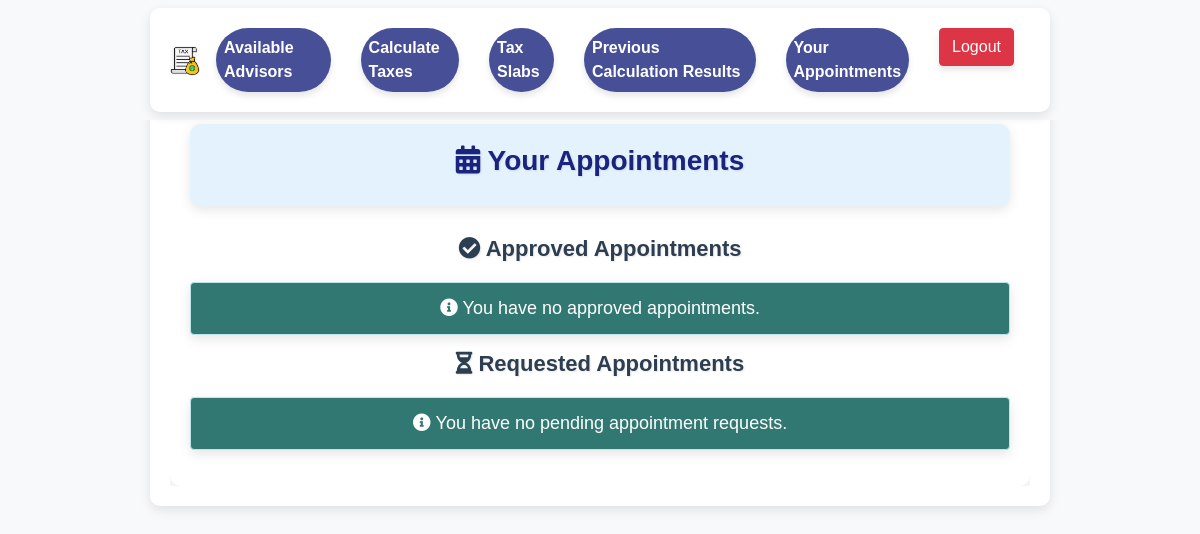
Before: /user-appointments/ (signed in) with the older database file.
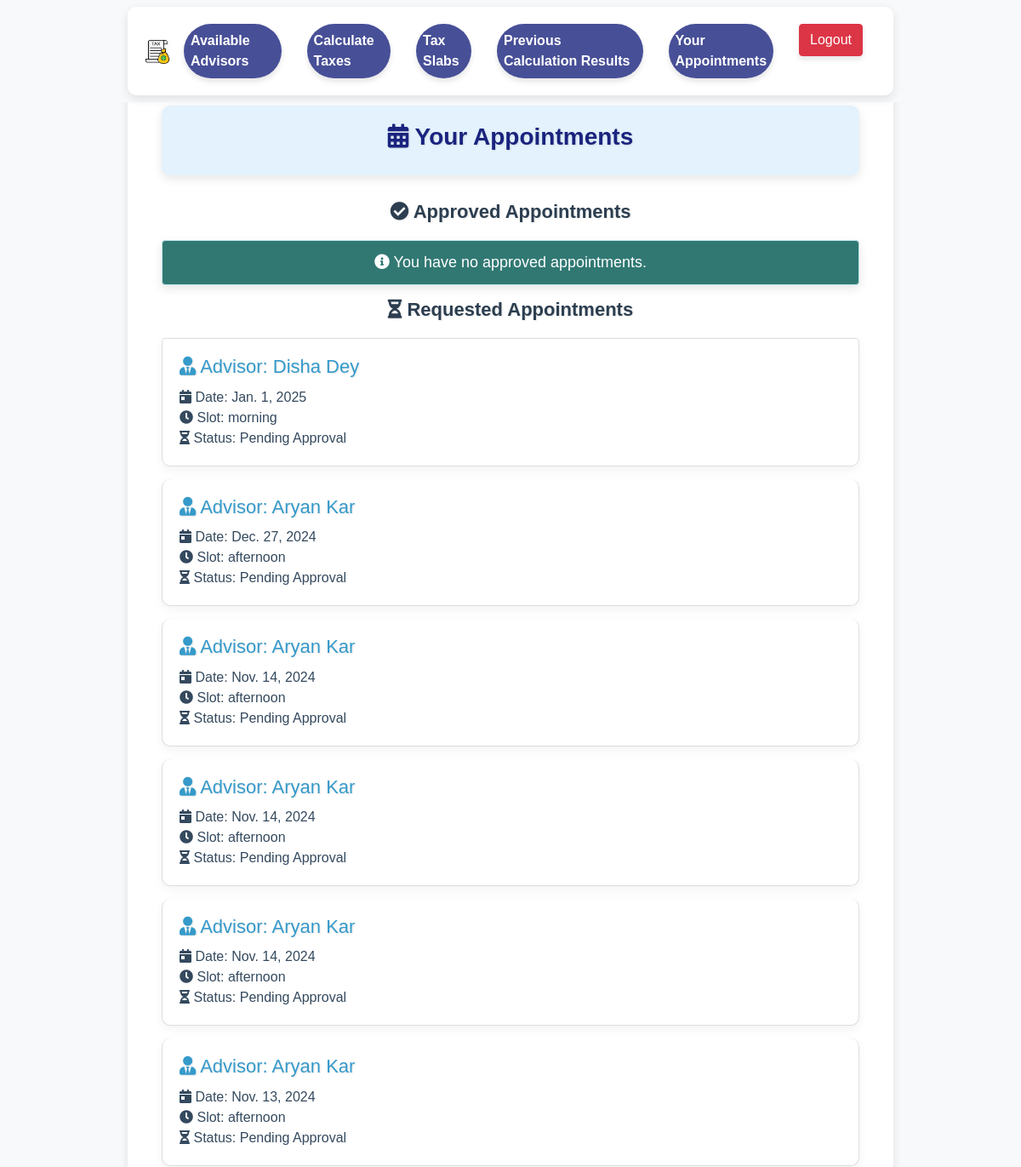
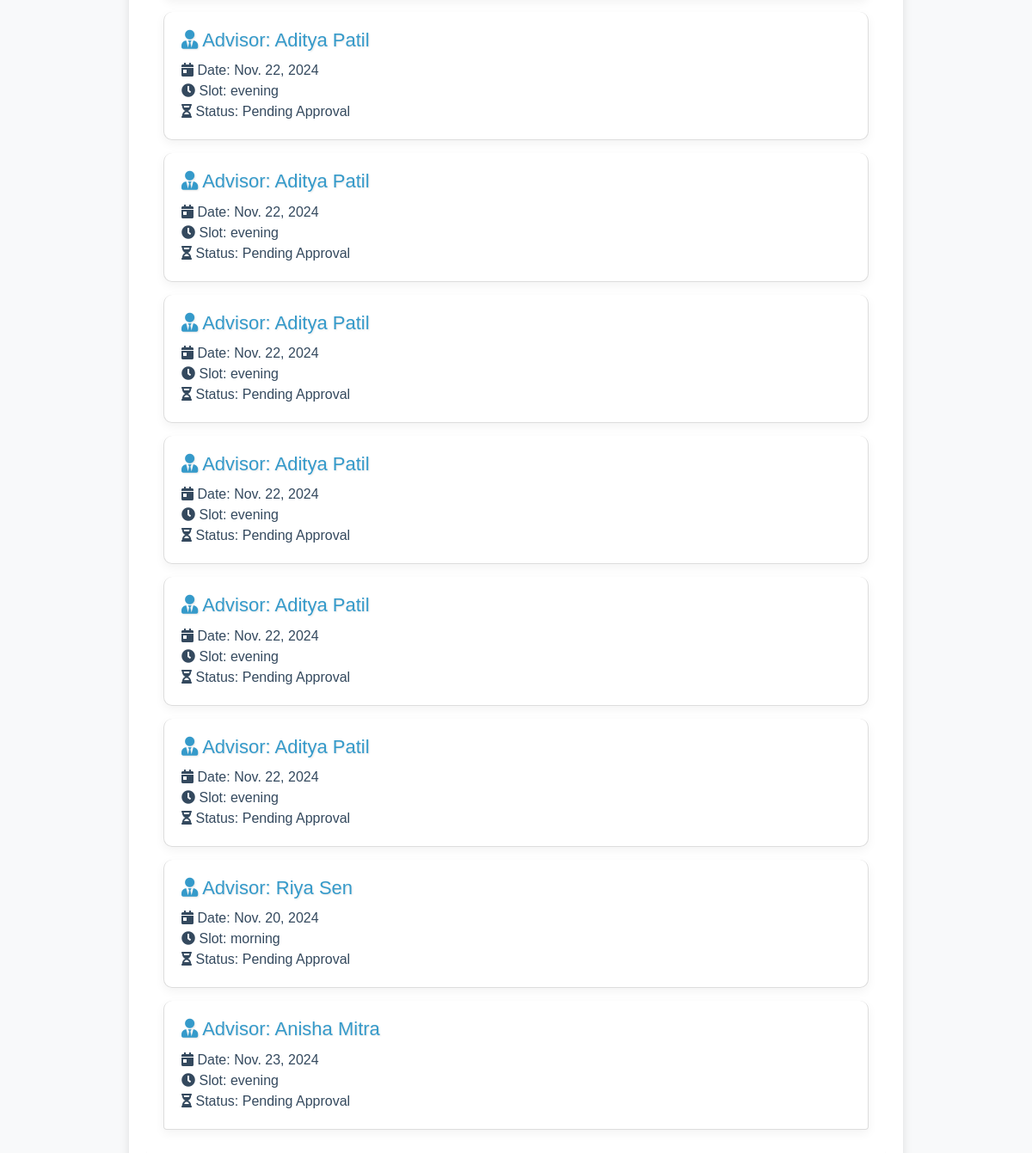
After: the same page with the newer database file (2 pictures, top to bottom).
### advisor/models.py (models this page shows, shortened)
class UserRequest(models.Model):
    user = models.ForeignKey(User, on_delete=models.CASCADE, related_name="requests")
    tax_advisor = models.ForeignKey(User, on_delete=models.CASCADE, related_name="advisor_requests")
    first_name = models.CharField(max_length=150)
    last_name = models.CharField(max_length=150)
    email = models.EmailField()
    approved = models.BooleanField(default=False)
    rejected = models.BooleanField(default=False)
    slot = models.CharField(max_length=100, null=True)  # Store the time slot as a string (can use choices)
    date = models.DateField(null=True)  # Store the appointment date
    meeting_type = models.CharField(max_length=20, choices=[('in_person', 'In Person'), ('online_meeting', 'Online Meeting')])

### base/views.py (the view)
# urls.py: path('user-appointments/', user_appointments_view, name='user_appointments'),
def user_appointments_view(request):
    user = request.user
    approved_appointments = UserRequest.objects.filter(user=user, approved=True)
    requested_appointments = UserRequest.objects.filter(user=user, approved=False, rejected=False)
    context = {
        'approved_appointments': approved_appointments,
        'requested_appointments': requested_appointments,
    }
    return render(request, 'base/user_appointments.html', context)

### accounts/context_processor.py (called while the page is built)
def user_groups(request):
    user = request.user
    return {
        'is_admin': user.is_authenticated and user.is_superuser,
        'is_taxadvisor': user.is_authenticated and user.groups.filter(name='Tax Advisor').exists(),
        'is_indivual_user': user.is_authenticated and user.groups.filter(name='Individual User').exists(),
    }

### base/templates/base/user_appointments.html (shortened to what this page needs)
{% extends 'base.html' %}
{% block individual_style %}
<link rel="stylesheet" href="https://maxcdn.bootstrapcdn.com/bootstrap/4.5.2/css/bootstrap.min.css">
<link rel="stylesheet" href="https://cdnjs.cloudflare.com/ajax/libs/font-awesome/5.15.3/css/all.min.css">
{% endblock %}
{% block content %}
<div class="content-wrapper">
<div class="container">
<div class="main-heading">
<h2><i class="fas fa-calendar-alt"></i> Your Appointments</h2>
</div>
<h2 class="sub-heading"><i class="fas fa-check-circle"></i> Approved Appointments</h2>
<div class="list-group">
               {% if approved_appointments %}
                   {% for appointment in approved_appointments %}
<div class="list-group-item">
<h5><i class="fas fa-user-tie"></i> <span class="advisor-label">Advisor:</span> {{ appointment.tax_advisor.get_full_name }}</h5>
<p>
<i class="fas fa-calendar-day"></i> Date: {{ appointment.date }}<br>
<i class="fas fa-clock"></i> Slot: {{ appointment.slot }}<br>
                               {% comment %} <i class="fas fa-sticky-note"></i> Notes: No additional notes {% endcomment %}
</p>
</div>
                   {% endfor %}
               {% else %}
<div class="alert alert-info">
<i class="fas fa-info-circle"></i> You have no approved appointments.
</div>
               {% endif %}
</div>
<h2 class="sub-heading"><i class="fas fa-hourglass-half"></i> Requested Appointments</h2>
<div class="list-group">
               {% if requested_appointments %}
                   {% for appointment in requested_appointments %}
<div class="list-group-item">
<h5><i class="fas fa-user-tie"></i> <span class="advisor-label">Advisor:</span> {{ appointment.tax_advisor.get_full_name }}</h5>
<p>
<i class="fas fa-calendar-day"></i> Date: {{ appointment.date }}<br>
<i class="fas fa-clock"></i> Slot: {{ appointment.slot }}<br>
<i class="fas fa-hourglass-half"></i> Status: Pending Approval<br>
</p>
</div>
                   {% endfor %}
               {% else %}
<div class="alert alert-info">
<i class="fas fa-info-circle"></i> You have no pending appointment requests.
</div>
               {% endif %}
</div>
</div>
</div>
{% endblock %}

Changed rows visible on the page:
added UserRequest: tax_advisor.get_full_name "Disha Dey", date "Jan. 1, 2025", slot "morning"
added UserRequest: tax_advisor.get_full_name "Aryan Kar", date "Dec. 27, 2024", slot "afternoon"
added UserRequest: tax_advisor.get_full_name "Aryan Kar", date "Nov. 14, 2024", slot "afternoon"
added UserRequest: tax_advisor.get_full_name "Aryan Kar", date "Nov. 14, 2024", slot "afternoon"
added UserRequest: tax_advisor.get_full_name "Aryan Kar", date "Nov. 14, 2024", slot "afternoon"
added UserRequest: tax_advisor.get_full_name "Aryan Kar", date "Nov. 13, 2024", slot "afternoon"
added UserRequest: tax_advisor.get_full_name "Aditya Patil", date "Nov. 22, 2024", slot "evening"
added UserRequest: tax_advisor.get_full_name "Aditya Patil", date "Nov. 22, 2024", slot "evening"
added UserRequest: tax_advisor.get_full_name "Aditya Patil", date "Nov. 22, 2024", slot "evening"
added UserRequest: tax_advisor.get_full_name "Aditya Patil", date "Nov. 22, 2024", slot "evening"
added UserRequest: tax_advisor.get_full_name "Aditya Patil", date "Nov. 22, 2024", slot "evening"
added UserRequest: tax_advisor.get_full_name "Aditya Patil", date "Nov. 22, 2024", slot "evening"
added UserRequest: tax_advisor.get_full_name "Riya Sen", date "Nov. 20, 2024", slot "morning"
added UserRequest: tax_advisor.get_full_name "Anisha Mitra", date "Nov. 23, 2024", slot "evening"
Other visible differences:
text no longer shown: "You have no pending appointment requests."
